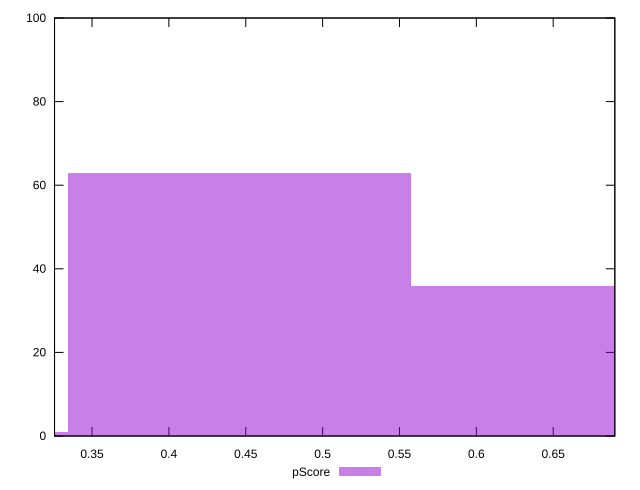

The script that saved this image:
reset

$pScore <<EOF
0.4458062958944246 63
0.6687094438416369 36
0.2229031479472123 1
EOF

set key outside below
set boxwidth 0.2229031479472123
set xrange [0.32560059040686484:0.6900912776158038]
set yrange [0:100]
set trange [0:100]
set style fill transparent solid 0.5 noborder
set terminal svg size 640, 490 enhanced background rgb 'white'
set output "report_00018_2021-02-10T15-25-16.877Z/speed-index/samples/pages/pScore/histogram.svg"

plot $pScore title "pScore" with boxes

reset
